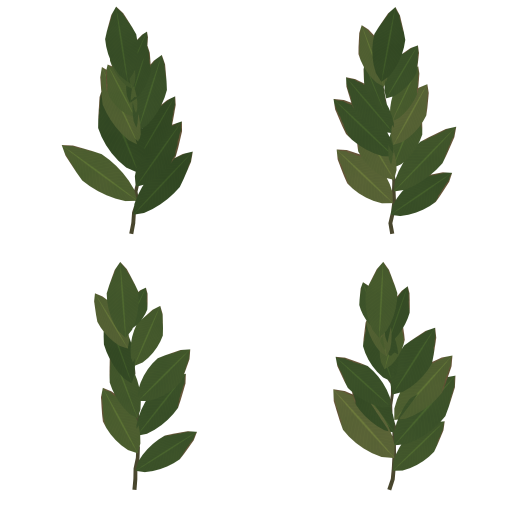
#> input picture inthistown/src/real/assets/tex/foliage_canopy_color.png, 1024 x 1024 px, given in place of foliage_canopy_color.png_color_raw.png, which was not available (shown at 1/2 size)
$ python -i leaves_post.py   (imports and definitions only)
#> lines starting #> are read from the running program, lines starting #| are printed output that depends on the picture; after the words box and inside, x2 and y2 are one past the last pixel; in counts of white or black regions, pixels touching at a corner belong together
#!/usr/bin/env python3
# tools/blender/leaves_post.py — finalize the foliage atlases rendered by leaves.py (system python3).
#   2048 → 1024 box downsample (alpha-weighted colour), then colour/normal dilation into transparent texels so
#   mipmaps and alpha-tested edges never pick up black fringes.  → src/real/assets/tex/foliage_<atlas>_*.png
import os, sys
import numpy as np
from PIL import Image
from scipy import ndimage

HERE = os.path.dirname(os.path.abspath(__file__))
ROOT = os.path.abspath(os.path.join(HERE, '..', '..'))
BUILD = os.path.join(ROOT, 'out', 'blender_build')
TEX = os.path.join(ROOT, 'src', 'real', 'assets', 'tex')


def srgb2lin(c):
    return np.where(c <= 0.04045, c / 12.92, ((c + 0.055) / 1.055) ** 2.4)


def lin2srgb(c):
    c = np.clip(c, 0, 1)
    return np.where(c <= 0.0031308, c * 12.92, 1.055 * c ** (1 / 2.4) - 0.055)


def down2_weighted(rgb, a):
    h, w = a.shape
    A = a.reshape(h // 2, 2, w // 2, 2)
    C = (rgb * a[..., None]).reshape(h // 2, 2, w // 2, 2, 3)
    asum = A.sum(axis=(1, 3))
    col = C.sum(axis=(1, 3)) / np.maximum(asum, 1e-6)[..., None]
    return col, asum / 4


def dilate(col, a, thresh=0.02):
    solid = a > thresh
    idx = ndimage.distance_transform_edt(~solid, return_distances=False, return_indices=True)
    return col[idx[0], idx[1]]


def process(name):
    c = np.asarray(Image.open(os.path.join(BUILD, f'foliage_{name}_color_raw.png')).convert('RGBA'), dtype=np.float32) / 255
    n = np.asarray(Image.open(os.path.join(BUILD, f'foliage_{name}_normal_raw.png')).convert('RGBA'), dtype=np.float32) / 255
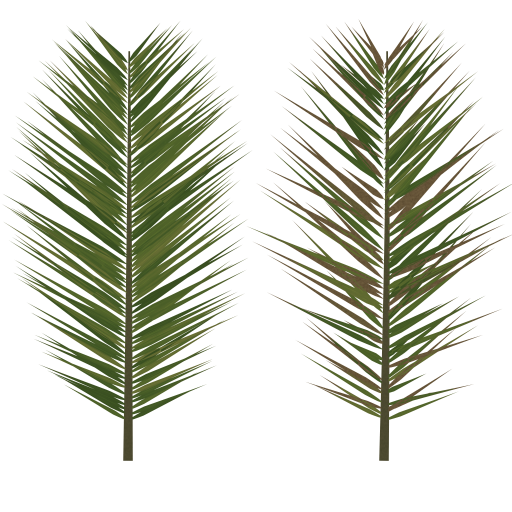
#> input picture inthistown/src/real/assets/tex/foliage_palm_color.png, 1024 x 1024 px, given in place of foliage_canopy_color.png_normal_raw.png, which was not available (shown at 1/2 size)
    a = c[..., 3]
    col, a2 = down2_weighted(srgb2lin(c[..., :3]), a)
#> in srgb2lin, `return np.where(c <= 0.04045, c / 12.92, ((c + 0.055) / 1.055) ** 2.4)`:
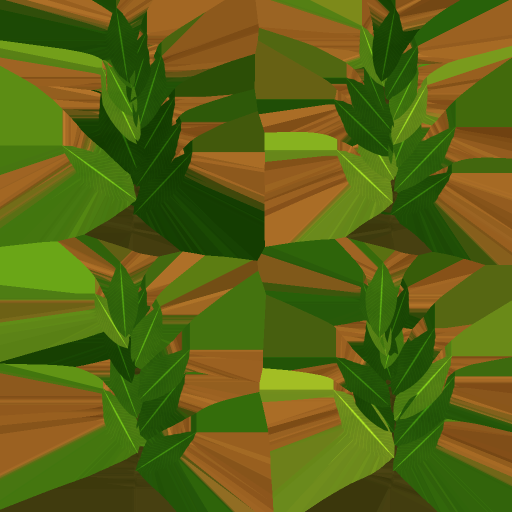
#> returned value: shape (1024, 1024, 3) float32 (shown at 1/2 size); mean of channels 0, 1, 2 0.0853, 0.0932, 0.0302; drawn with min black and max white
#> in down2_weighted, `h, w = a.shape`: h = 1024
    nrm, _ = down2_weighted(n[..., :3] * 2 - 1, a)
    col = dilate(col, a2)
#> in dilate, `solid = a > thresh`:
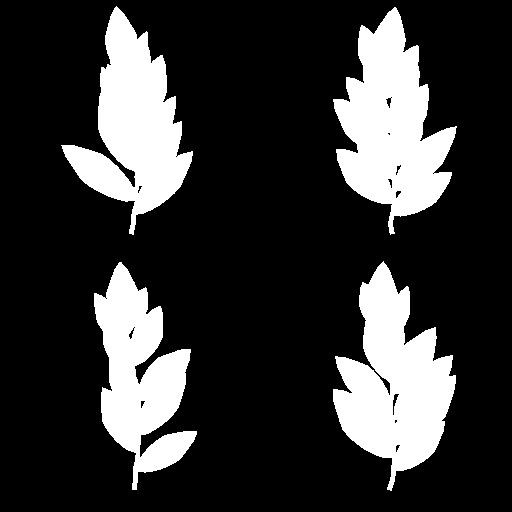
#> solid: shape (512, 512) bool; 21% white; 4 white regions, box (x1, y1, x2, y2) and area: (333, 7, 457, 235) 14898, (333, 261, 456, 491) 14839, (61, 6, 193, 235) 13481, (94, 262, 197, 490) 11881
    nrm = dilate(nrm, a2)
    nrm /= np.maximum(np.linalg.norm(nrm, axis=-1, keepdims=True), 1e-6)
    nrm[..., 2] = np.abs(nrm[..., 2])
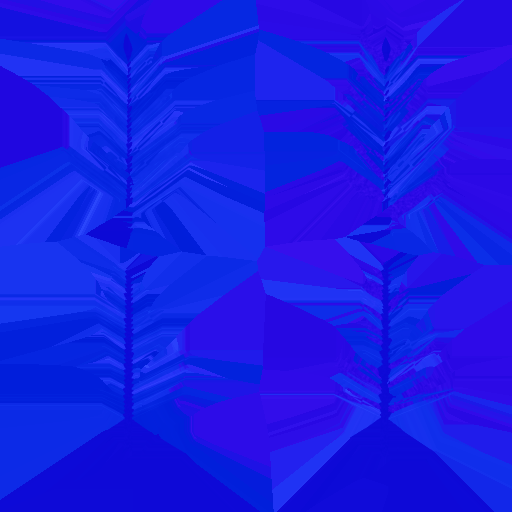
#> nrm: shape (512, 512, 3) float32; mean of channels 0, 1, 2 -0.413, -0.394, 0.81; drawn with min black and max white
    rgba = np.concatenate([lin2srgb(col), a2[..., None]], axis=-1)
    Image.fromarray((rgba * 255 + 0.5).astype(np.uint8), 'RGBA').save(os.path.join(TEX, f'foliage_{name}_color.png'), optimize=True)
    Image.fromarray(((nrm * 0.5 + 0.5) * 255 + 0.5).astype(np.uint8), 'RGB').save(os.path.join(TEX, f'foliage_{name}_normal.png'), optimize=True)
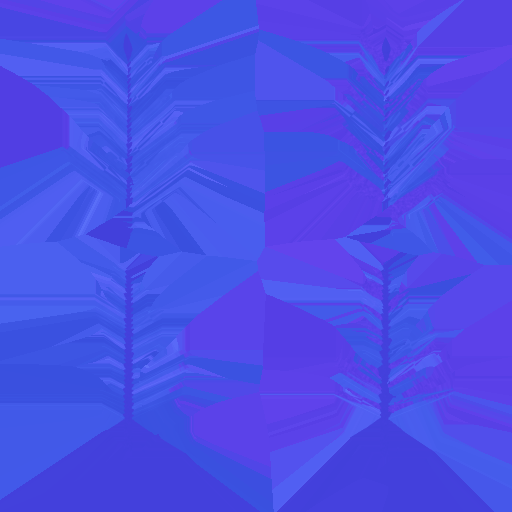
#> saved as foliage_canopy_color.png_normal.png: PIL image 512x512 RGB; mean R, G, B 74.8, 77.3, 230.7
    # QA preview over grey
    bgc = np.full_like(col, 0.18)
    prev = lin2srgb(col * a2[..., None] + bgc * (1 - a2[..., None]))
#> in lin2srgb (call 2), `c = np.clip(c, 0, 1)`:
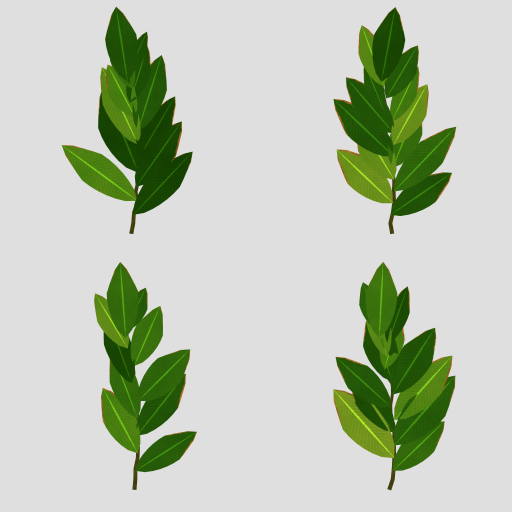
#> c: shape (512, 512, 3) float32; mean of channels 0, 1, 2 0.155, 0.162, 0.148; drawn with min black and max white
#> in lin2srgb (call 2), `return np.where(c <= 0.0031308, c * 12.92, 1.055 * c ** (1 / 2.4) - 0...`:
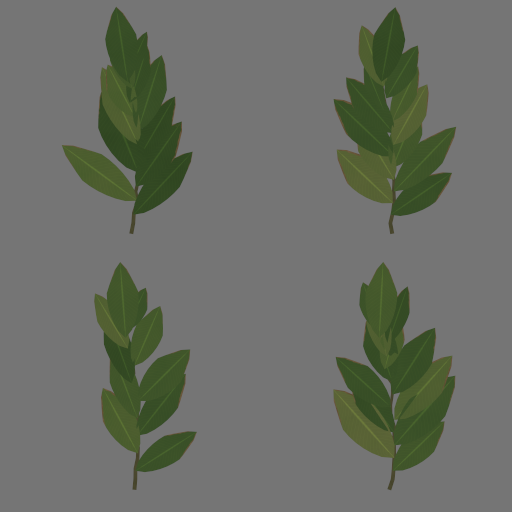
#> returned value: shape (512, 512, 3) float32; mean of channels 0, 1, 2 0.42, 0.435, 0.402; drawn as R, G, B
    os.makedirs(os.path.join(ROOT, 'out', 'blender_preview'), exist_ok=True)
    Image.fromarray((prev * 255).astype(np.uint8)).save(os.path.join(ROOT, 'out', 'blender_preview', f'foliage_{name}.jpg'), quality=88)
    print(f'[leaves_post] {name}: coverage {a2.mean():.3f}', flush=True)
#| [leaves_post] ../../src/real/assets/tex/foliage_canopy_color.png: coverage 0.203
    import json
    mp = os.path.join(ROOT, 'src', 'real', 'assets', 'manifest.json')
    man = json.load(open(mp)) if os.path.exists(mp) else {}
#> (the run stopped early here; a loop or call above may not have finished)
